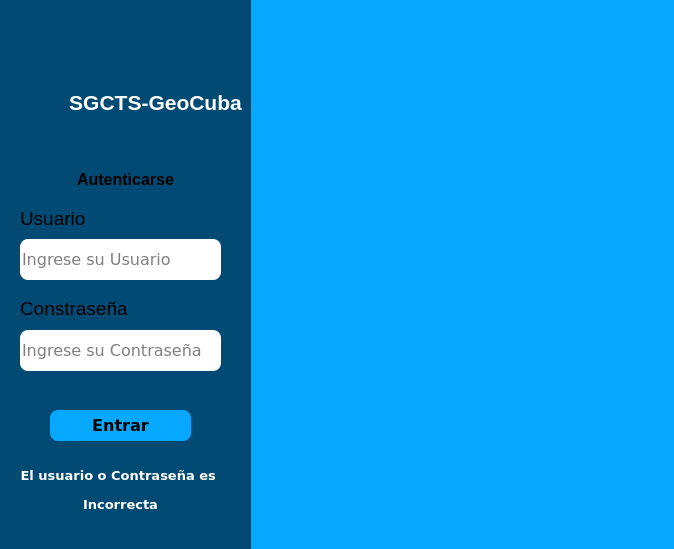
<?xml version="1.0" encoding="UTF-8"?>
<ui version="4.0">
 <class>Autenticarse</class>
 <widget class="QDialog" name="Autenticarse">
  <property name="geometry">
   <rect>
    <x>0</x>
    <y>0</y>
    <width>674</width>
    <height>549</height>
   </rect>
  </property>
  <property name="windowTitle">
   <string>SGCTS-GeoCuba</string>
  </property>
  <property name="styleSheet">
   <string notr="true">background-color: rgb(7, 168, 255);</string>
  </property>
  <widget class="QWidget" name="widget" native="true">
   <property name="geometry">
    <rect>
     <x>0</x>
     <y>0</y>
     <width>251</width>
     <height>551</height>
    </rect>
   </property>
   <property name="font">
    <font>
     <family>Verdana</family>
     <pointsize>12</pointsize>
    </font>
   </property>
   <property name="styleSheet">
    <string notr="true">background-color: rgb(0, 74, 116);</string>
   </property>
   <widget class="QLabel" name="Label_text_logo">
    <property name="geometry">
     <rect>
      <x>60</x>
      <y>90</y>
      <width>191</width>
      <height>21</height>
     </rect>
    </property>
    <property name="styleSheet">
     <string notr="true">font: 8pt &quot;Verdana&quot;;
gridline-color: rgb(255, 170, 0);
color: rgb(255, 255, 255);</string>
    </property>
    <property name="text">
     <string>&lt;html&gt;&lt;head/&gt;&lt;body&gt;&lt;p align=&quot;center&quot;&gt;&lt;span style=&quot; font-size:16pt; font-weight:600;&quot;&gt;SGCTS-GeoCuba&lt;/span&gt;&lt;/p&gt;&lt;/body&gt;&lt;/html&gt;</string>
    </property>
   </widget>
   <widget class="QLabel" name="label_Autenticarse">
    <property name="geometry">
     <rect>
      <x>40</x>
      <y>170</y>
      <width>171</width>
      <height>20</height>
     </rect>
    </property>
    <property name="text">
     <string>&lt;html&gt;&lt;head/&gt;&lt;body&gt;&lt;p align=&quot;center&quot;&gt;&lt;span style=&quot; font-size:12pt; font-weight:600;&quot;&gt;Autenticarse&lt;/span&gt;&lt;/p&gt;&lt;/body&gt;&lt;/html&gt;</string>
    </property>
   </widget>
   <widget class="QLabel" name="Label_usuario">
    <property name="geometry">
     <rect>
      <x>20</x>
      <y>210</y>
      <width>81</width>
      <height>16</height>
     </rect>
    </property>
    <property name="font">
     <font>
      <pointsize>14</pointsize>
     </font>
    </property>
    <property name="text">
     <string>Usuario</string>
    </property>
   </widget>
   <widget class="QLabel" name="Label_contrasena">
    <property name="geometry">
     <rect>
      <x>20</x>
      <y>300</y>
      <width>131</width>
      <height>16</height>
     </rect>
    </property>
    <property name="font">
     <font>
      <pointsize>14</pointsize>
     </font>
    </property>
    <property name="text">
     <string>Constraseña</string>
    </property>
   </widget>
   <widget class="QLineEdit" name="txtUsuario">
    <property name="geometry">
     <rect>
      <x>20</x>
      <y>239</y>
      <width>201</width>
      <height>41</height>
     </rect>
    </property>
    <property name="font">
     <font>
      <family>Verdana</family>
      <pointsize>12</pointsize>
     </font>
    </property>
    <property name="styleSheet">
     <string notr="true">background-color: rgb(255, 255, 255);
border-radius:8px;</string>
    </property>
    <property name="placeholderText">
     <string>Ingrese su Usuario</string>
    </property>
   </widget>
   <widget class="QLineEdit" name="txtContrasena">
    <property name="geometry">
     <rect>
      <x>20</x>
      <y>330</y>
      <width>201</width>
      <height>41</height>
     </rect>
    </property>
    <property name="font">
     <font>
      <family>Verdana</family>
      <pointsize>12</pointsize>
     </font>
    </property>
    <property name="styleSheet">
     <string notr="true">background-color: rgb(255, 255, 255);
border-radius:8px;</string>
    </property>
    <property name="echoMode">
     <enum>QLineEdit::Password</enum>
    </property>
    <property name="placeholderText">
     <string>Ingrese su Contraseña</string>
    </property>
   </widget>
   <widget class="QPushButton" name="butEntrar">
    <property name="geometry">
     <rect>
      <x>50</x>
      <y>410</y>
      <width>141</width>
      <height>31</height>
     </rect>
    </property>
    <property name="font">
     <font>
      <family>Verdana</family>
      <pointsize>12</pointsize>
      <weight>75</weight>
      <bold>true</bold>
     </font>
    </property>
    <property name="cursor">
     <cursorShape>OpenHandCursor</cursorShape>
    </property>
    <property name="styleSheet">
     <string notr="true">background-color: rgb(7, 168, 255);
border-radius:8px;</string>
    </property>
    <property name="text">
     <string>Entrar</string>
    </property>
   </widget>
   <widget class="QLabel" name="lbl_mensaje">
    <property name="geometry">
     <rect>
      <x>10</x>
      <y>460</y>
      <width>221</width>
      <height>61</height>
     </rect>
    </property>
    <property name="font">
     <font>
      <family>Verdana</family>
      <pointsize>10</pointsize>
     </font>
    </property>
    <property name="styleSheet">
     <string notr="true">color: rgb(255, 255, 255);</string>
    </property>
    <property name="text">
     <string>&lt;html&gt;&lt;head/&gt;&lt;body&gt;&lt;p align=&quot;center&quot;&gt;&lt;span style=&quot; font-weight:600;&quot;&gt;El usuario o Contraseña es &lt;/span&gt;&lt;/p&gt;&lt;p align=&quot;center&quot;&gt;&lt;span style=&quot; font-weight:600;&quot;&gt;Incorrecta&lt;/span&gt;&lt;/p&gt;&lt;/body&gt;&lt;/html&gt;</string>
    </property>
   </widget>
   <widget class="QLabel" name="label_2">
    <property name="geometry">
     <rect>
      <x>10</x>
      <y>80</y>
      <width>47</width>
      <height>41</height>
     </rect>
    </property>
    <property name="text">
     <string/>
    </property>
    <property name="pixmap">
     <pixmap resource="../iconos/nuevaimagen.qrc">:/nimg/Agregar_un_título-removebg-preview.png</pixmap>
    </property>
    <property name="scaledContents">
     <bool>true</bool>
    </property>
   </widget>
  </widget>
  <widget class="QLabel" name="label">
   <property name="geometry">
    <rect>
     <x>256</x>
     <y>12</y>
     <width>411</width>
     <height>531</height>
    </rect>
   </property>
   <property name="autoFillBackground">
    <bool>false</bool>
   </property>
   <property name="text">
    <string/>
   </property>
   <property name="pixmap">
    <pixmap resource="../iconos/nuevaimagen.qrc">:/nimg/p7261147-2.jpg</pixmap>
   </property>
   <property name="scaledContents">
    <bool>true</bool>
   </property>
  </widget>
 </widget>
 <resources>
  <include location="img1.qrc"/>
  <include location="../iconos/nuevaimagen.qrc"/>
 </resources>
 <connections/>
</ui>
